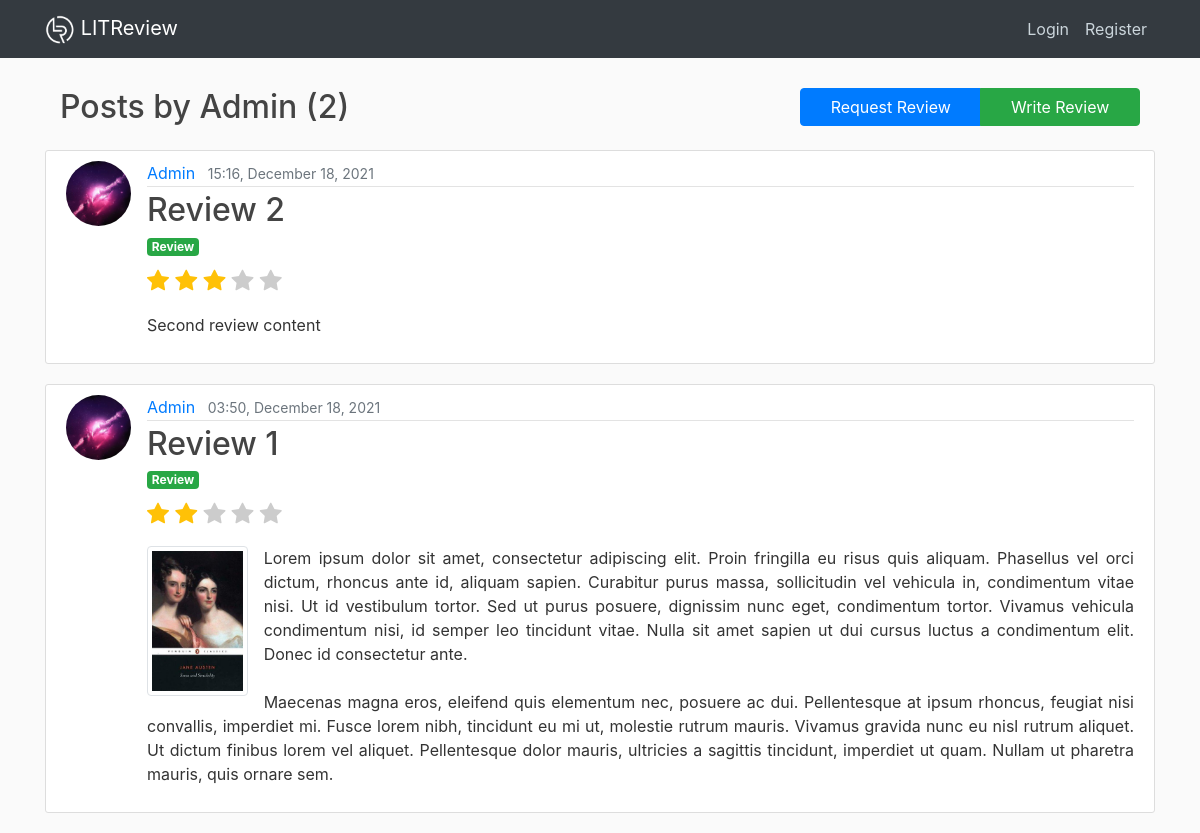
/user/Admin/, run on the app's committed database.
### reviews/models.py (models this page shows, shortened)
class Review(models.Model):
    ticket = models.ForeignKey(blank=True, null=True, to=Ticket, on_delete=models.CASCADE)
    rating = models.PositiveSmallIntegerField(validators=[MinValueValidator(1), MaxValueValidator(5)])
    headline = models.CharField(max_length=128)
    body = models.TextField(max_length=8192, blank=True)
    user = models.ForeignKey(
        to=settings.AUTH_USER_MODEL, on_delete=models.CASCADE)
    time_created = models.DateTimeField(default=timezone.now)
    image = models.ImageField(blank=True, null=True, upload_to='reviews_img')
    if image is True:
        def save(self, *args, **kwargs):
            super().save()
            img = ImageOps.contain(
                Image.open(self.image.path),
                (200, 200),
                method=3
            )
            img.save(self.image.path)

### users/models.py (models this page shows, shortened)
class Profile(models.Model):
    user = models.OneToOneField(User, on_delete=models.CASCADE)
    image = models.ImageField(default='default.jpg', upload_to='profile_pics')

### reviews/views.py (the view)
# urls.py: path('user/<str:username>/', UserPostListView.as_view(), name='user-posts'),
class UserPostListView(ListView):
    model = Review
    template_name = 'reviews/posts.html'
    context_object_name = 'posts'
    paginate_by = 5
    def get_queryset(self):
        user = get_object_or_404(User, username=self.kwargs.get('username'))
        return Review.objects.filter(user=user).order_by('-time_created')

### reviews/templates/reviews/posts.html (shortened to what this page needs)
{% extends "reviews/_base.html" %}
{% load static %}
{% block content %}
    <div class="container">
        <div class="row mb-3">
            <h2 class="col-8 py-2 mb-0">Posts by {{ view.kwargs.username }} ({{ page_obj.paginator.count }})</h2>
            <div class="btn-group col py-2" role="group">
                <a type="button" class="btn btn-primary" href="#">Request Review</a>
                <a type="button" class="btn btn-success" href="{% url 'review-new' %}">Write Review</a>
            </div>
        </div>
    </div>
    {% for post in posts %}
        <article class="media content-section">
            <img class="rounded-circle article-img" src="{{ post.user.profile.image.url }}">
          <div class="media-body">
            <div class="article-metadata">
              <a class="mr-2" href="{% url 'user-posts' post.user.username %}">{{ post.user }}</a>
              <small class="text-muted">{{ post.time_created|date:"H:i, F d, Y" }}</small>
            </div>
            <h2>
                <a class="article-title" href="{% url 'review-detail' post.id %}">
                    {{ post.headline }}
                    <h6><span class="badge badge-success mt-2">Review</span></h6>
                </a>
            </h2>
              <p class="star-rating-{{ post.rating }}" style="font-size: 22px; color: #cccccc">
                <i class="bi bi-star-fill"></i>
                <i class="bi bi-star-fill"></i>
                <i class="bi bi-star-fill"></i>
                <i class="bi bi-star-fill"></i>
                <i class="bi bi-star-fill"></i>
              </p>
              <div class="review-body">
                  {% if post.image %}
                    <img class="img-thumbnail float-left mb-1 mr-3" style="height:150px" src="{{ post.image.url }}" alt="{{ post.headline }}">
                  {% endif %}
                  <p class="article-content text-justify mt-3">{{ post.body }}</p>
              </div>
          </div>
        </article>
    {% endfor %}
{% endblock content %}

### reviews/static/reviews/css/main.css (style rules this page uses)
body { background: #fafafa; color: #333333; margin-top: 5rem; }
h1, h2, h3, h4, h5, h6 { color: #444444; }
.content-section { background: #ffffff; padding: 10px 20px; border: 1px solid #dddddd; border-radius: 3px; margin-bottom: 20px; }
.mr-2 { color: #007bff; }
.star-rating-2 i:first-child, .star-rating-2 i:first-child + i { color: #ffc107; }
.star-rating-3 i:first-child, .star-rating-3 i:first-child + i, .star-rating-3 i:first-child + i + i { color: #ffc107; }
.article-title { color: #444444; }
.article-content { white-space: pre-line; }
.article-img { height: 65px; width: 65px; margin-right: 16px; }
.article-metadata { padding-bottom: 1px; margin-bottom: 4px; border-bottom: 1px solid #e3e3e3 }

### data on the page
Review: user.profile.image (picture), user "Admin", time_created "15:16, December 18, 2021", headline "Review 2", body "Second review content"
Review: user.profile.image (picture), user "Admin", time_created "03:50, December 18, 2021", headline "Review 1", image (picture), body "Lorem ipsum dolor sit amet, consectetur adipiscing elit. Proin fringilla eu risus quis aliquam. Phasellus vel orci dictum, rhoncus ante id, aliquam sapien. Curabitur purus massa, sollicitudin vel vehicula in, condimentum vitae nisi. Ut id vestibulum tortor. Sed ut purus posuere, dignissim nunc eget, condimentum tortor. Vivamus vehicula condimentum nisi, id semper leo tincidunt vitae. Nulla sit amet sapien ut dui cursus luctus a condimentum elit. Donec id consectetur ante. Maecenas magna eros, eleifend quis elementum nec, posuere ac dui. Pellentesque at ipsum rhoncus, feugiat nisi convallis, imperdiet mi. Fusce lorem nibh, tincidunt eu mi ut, molestie rutrum mauris. Vivamus gravida nunc eu…"

### other printed values
{{ view.kwargs.username }} "Admin"
{{ page_obj.paginator.count }} "2"
